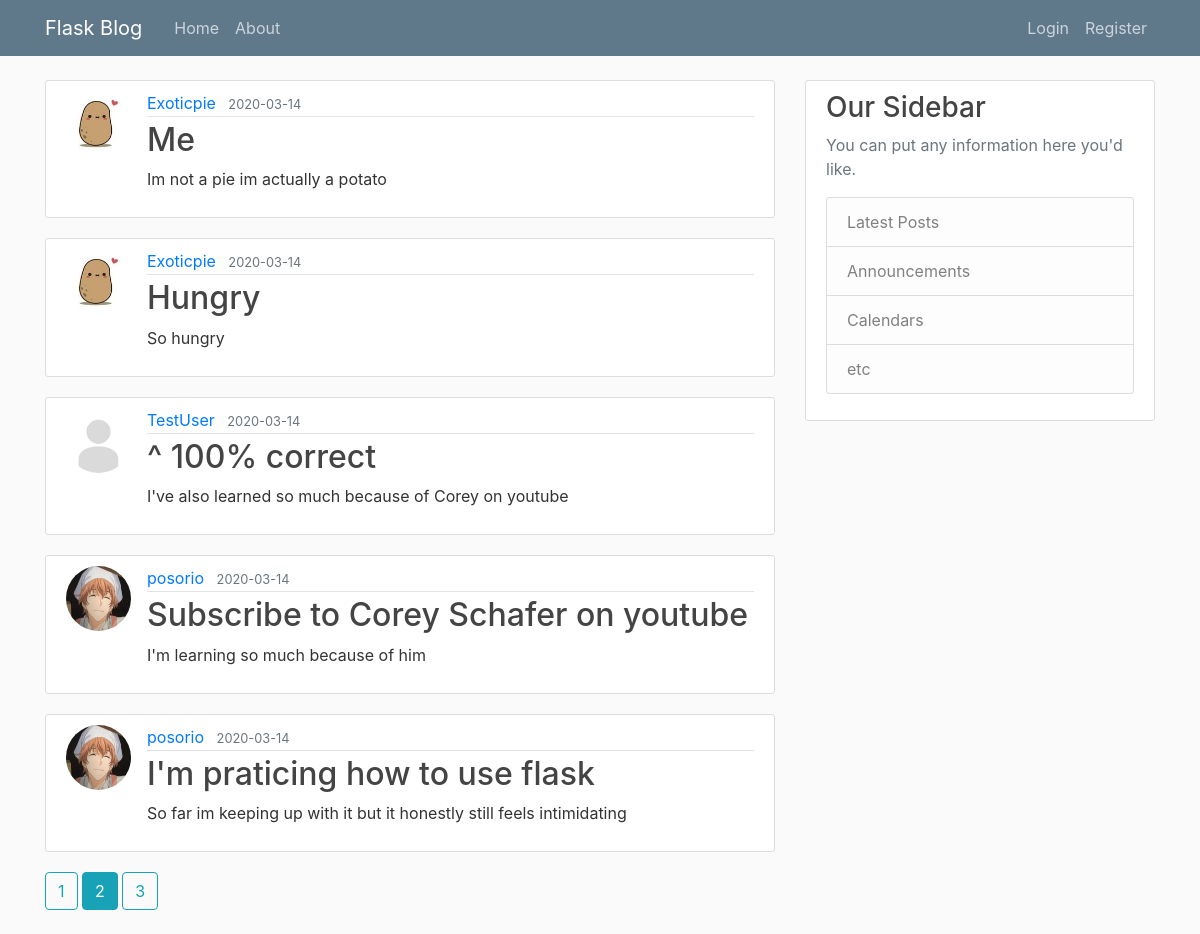
The page /home?page=2 on the database its author committed.
### app/models.py (models this page shows, shortened)
class Post(db.Model):
    id = db.Column(db.Integer, primary_key=True)
    title = db.Column(db.String(100), nullable=False)
    date_posted = db.Column(db.DateTime, nullable=False, default=datetime.utcnow)
    content = db.Column(db.Text, nullable=False)
    user_id = db.Column(db.Integer, db.ForeignKey('user.id'), nullable=False)

class User(db.Model, UserMixin):
    id = db.Column(db.Integer, primary_key=True)
    username = db.Column(db.String(20), unique=True, nullable=False)
    email = db.Column(db.String(120), unique=True, nullable=False)
    image_file = db.Column(db.String(20), nullable=False, default='default.jpg')
    password = db.Column(db.String(60), nullable=False)
    posts = db.relationship('Post', backref='author', lazy=True)

### app/main/routes.py (the view)
@main.route('/')
@main.route('/home')
def home():
    page = request.args.get('page', 1, type=int)
    posts = Post.query.order_by(Post.date_posted.desc()).paginate(page=page, per_page=5)
    return render_template('home.html', posts=posts)

### app/templates/home.html
{% extends "layout.html" %}
{% block content %}
    {% for post in posts.items %}
        <article class="media content-section">
            <img class="rounded-circle article-img" src="{{ url_for('static', filename='profile_pics/' + post.author.image_file) }}">
          <div class="media-body">
            <div class="article-metadata">
              <a class="mr-2" href="{{url_for('users.user_posts', username=post.author.username) }}">{{ post.author.username }}</a>
              <small class="text-muted">{{ post.date_posted.strftime('%Y-%m-%d') }}</small>
            </div>
            <h2><a class="article-title" href="{{ url_for('posts.post', post_id=post.id) }}">{{ post.title }}</a></h2>
            <p class="article-content">{{ post.content }}</p>
          </div>
        </article>
    {% endfor %}
    {% for page_num in posts.iter_pages(left_edge=1, right_edge=1, left_current=1, right_current=2) %}
        {% if page_num %}
            {% if posts.page == page_num %}
                <a class="btn btn-info mb-4" href="{{ url_for('main.home', page=page_num) }}">{{ page_num }}</a>
            {% else %}
                <a class="btn btn-outline-info mb-4" href="{{ url_for('main.home', page=page_num) }}">{{ page_num }}</a>
            {% endif %}
        {% else %}
            ...
        {% endif %}
    {% endfor %}
{% endblock content %}

### app/static/main.css (style rules this page uses)
body { background: #fafafa; color: #333333; margin-top: 5rem; }
h1, h2, h3, h4, h5, h6 { color: #444444; }
.content-section { background: #ffffff; padding: 10px 20px; border: 1px solid #dddddd; border-radius: 3px; margin-bottom: 20px; }
.article-title { color: #444444; }
.article-content { white-space: pre-line; }
.article-img { height: 65px; width: 65px; margin-right: 16px; }
.article-metadata { padding-bottom: 1px; margin-bottom: 4px; border-bottom: 1px solid #e3e3e3 }

### rows shown on the page
Post: image_file (picture), author.username "Exoticpie", date_posted "2020-03-14", title "Me", content "Im not a pie im actually a potato"
Post: image_file (picture), author.username "Exoticpie", date_posted "2020-03-14", title "Hungry", content "So hungry"
Post: image_file (placeholder picture), author.username "TestUser", date_posted "2020-03-14", title "^ 100% correct", content "I've also learned so much because of Corey on youtube"
Post: image_file (picture), author.username "posorio", date_posted "2020-03-14", title "Subscribe to Corey Schafer on youtube", content "I'm learning so much because of him"
Post: image_file (picture), author.username "posorio", date_posted "2020-03-14", title "I'm praticing how to use flask", content "So far im keeping up with it but it honestly still feels intimidating"

### other values the page prints
{{ page_num }} "1" "3"
{{ page_num }} "2"
